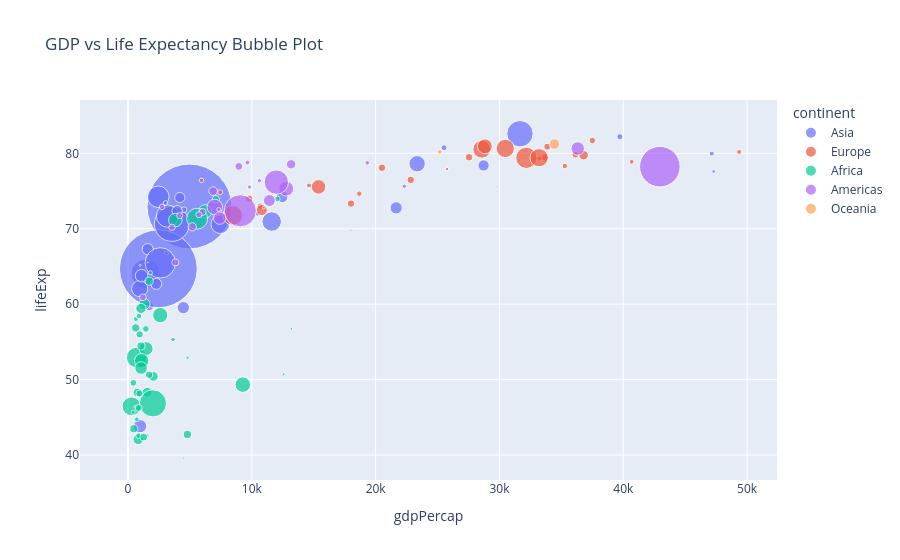

The cell this chart's notebook holds for it:
### Markdown cell above
### Experiment 9: Color and Size

### Code cell
fig = px.scatter(
    df_2007,
    x="gdpPercap",
    y="lifeExp",
    size="pop",
    color="continent",
    hover_name="country",
    size_max=60,
    title="GDP vs Life Expectancy Bubble Plot"
)

fig.show()

### Figure 1 — Plotly figure (JSON) as saved in the notebook; plotly's stock layout.template omitted (floating-point values rounded to 4 significant figures)
{"data": [{"hovertemplate": "<b>%{hovertext}</b><br><br>continent=Asia<br>gdpPercap=%{x}<br>lifeExp=%{y}<br>pop=%{marker.size}<extra></extra>", "hovertext": ["Afghanistan", "Bahrain", "Bangladesh", "Cambodia", "China", "Hong Kong, China", "India", "Indonesia", "Iran", "Iraq", "Israel", "Japan", "Jordan", "Korea, Dem. Rep.", "Korea, Rep.", "Kuwait", "Lebanon", "Malaysia", "Mongolia", "Myanmar", "Nepal", "Oman", "Pakistan", "Philippines", "Saudi Arabia", "Singapore", "Sri Lanka", "Syria", "Taiwan", "Thailand", "Vietnam", "West Bank and Gaza", "Yemen, Rep."], "legendgroup": "Asia", "marker": {"color": "#636efa", "size": [31889923, 708573, 150448339, 14131858, 1318683096, 6980412, 1110396331, 223547000, 69453570, 27499638, 6426679, 127467972, 6053193, 23301725, 49044790, 2505559, 3921278, 24821286, 2874127, 47761980, 28901790, 3204897, 169270617, 91077287, 27601038, 4553009, 20378239, 19314747, 23174294, 65068149, 85262356, 4018332, 22211743], "sizemode": "area", "sizeref": 366300.0, "symbol": "circle"}, "mode": "markers", "name": "Asia", "orientation": "v", "showlegend": true, "type": "scatter", "x": [974.6, 29800.0, 1391.0, 1714.0, 4959.0, 39720.0, 2452.0, 3541.0, 11610.0, 4471.0, 25520.0, 31660.0, 4519.0, 1593.0, 23350.0, 47310.0, 10460.0, 12450.0, 3096.0, 944.0, 1091.0, 22320.0, 2606.0, 3190.0, 21650.0, 47140.0, 3970.0, 4185.0, 28720.0, 7458.0, 2442.0, 3025.0, 2281.0], "xaxis": "x", "y": [43.83, 75.64, 64.06, 59.72, 72.96, 82.21, 64.7, 70.65, 70.96, 59.55, 80.75, 82.6, 72.53, 67.3, 78.62, 77.59, 71.99, 74.24, 66.8, 62.07, 63.78, 75.64, 65.48, 71.69, 72.78, 79.97, 72.4, 74.14, 78.4, 70.62, 74.25, 73.42, 62.7], "yaxis": "y"}, {"hovertemplate": "<b>%{hovertext}</b><br><br>continent=Europe<br>gdpPercap=%{x}<br>lifeExp=%{y}<br>pop=%{marker.size}<extra></extra>", "hovertext": ["Albania", "Austria", "Belgium", "Bosnia and Herzegovina", "Bulgaria", "Croatia", "Czech Republic", "Denmark", "Finland", "France", "Germany", "Greece", "Hungary", "Iceland", "Ireland", "Italy", "Montenegro", "Netherlands", "Norway", "Poland", "Portugal", "Romania", "Serbia", "Slovak Republic", "Slovenia", "Spain", "Sweden", "Switzerland", "Turkey", "United Kingdom"], "legendgroup": "Europe", "marker": {"color": "#EF553B", "size": [3600523, 8199783, 10392226, 4552198, 7322858, 4493312, 10228744, 5468120, 5238460, 61083916, 82400996, 10706290, 9956108, 301931, 4109086, 58147733, 684736, 16570613, 4627926, 38518241, 10642836, 22276056, 10150265, 5447502, 2009245, 40448191, 9031088, 7554661, 71158647, 60776238], "sizemode": "area", "sizeref": 366300.0, "symbol": "circle"}, "mode": "markers", "name": "Europe", "orientation": "v", "showlegend": true, "type": "scatter", "x": [5937.0, 36130.0, 33690.0, 7446.0, 10680.0, 14620.0, 22830.0, 35280.0, 33210.0, 30470.0, 32170.0, 27540.0, 18010.0, 36180.0, 40680.0, 28570.0, 9254.0, 36800.0, 49360.0, 15390.0, 20510.0, 10810.0, 9787.0, 18680.0, 25770.0, 28820.0, 33860.0, 37510.0, 8458.0, 33200.0], "xaxis": "x", "y": [76.42, 79.83, 79.44, 74.85, 73.0, 75.75, 76.49, 78.33, 79.31, 80.66, 79.41, 79.48, 73.34, 81.76, 78.89, 80.55, 74.54, 79.76, 80.2, 75.56, 78.1, 72.48, 74.0, 74.66, 77.93, 80.94, 80.88, 81.7, 71.78, 79.42], "yaxis": "y"}, {"hovertemplate": "<b>%{hovertext}</b><br><br>continent=Africa<br>gdpPercap=%{x}<br>lifeExp=%{y}<br>pop=%{marker.size}<extra></extra>", "hovertext": ["Algeria", "Angola", "Benin", "Botswana", "Burkina Faso", "Burundi", "Cameroon", "Central African Republic", "Chad", "Comoros", "Congo, Dem. Rep.", "Congo, Rep.", "Cote d'Ivoire", "Djibouti", "Egypt", "Equatorial Guinea", "Eritrea", "Ethiopia", "Gabon", "Gambia", "Ghana", "Guinea", "Guinea-Bissau", "Kenya", "Lesotho", "Liberia", "Libya", "Madagascar", "Malawi", "Mali", "Mauritania", "Mauritius", "Morocco", "Mozambique", "Namibia", "Niger", "Nigeria", "Reunion", "Rwanda", "Sao Tome and Principe", "Senegal", "Sierra Leone", "Somalia", "South Africa", "Sudan", "Swaziland", "Tanzania", "Togo", "Tunisia", "Uganda", "Zambia", "Zimbabwe"], "legendgroup": "Africa", "marker": {"color": "#00cc96", "size": [33333216, 12420476, 8078314, 1639131, 14326203, 8390505, 17696293, 4369038, 10238807, 710960, 64606759, 3800610, 18013409, 496374, 80264543, 551201, 4906585, 76511887, 1454867, 1688359, 22873338, 9947814, 1472041, 35610177, 2012649, 3193942, 6036914, 19167654, 13327079, 12031795, 3270065, 1250882, 33757175, 19951656, 2055080, 12894865, 135031164, 798094, 8860588, 199579, 12267493, 6144562, 9118773, 43997828, 42292929, 1133066, 38139640, 5701579, 10276158, 29170398, 11746035, 12311143], "sizemode": "area", "sizeref": 366300.0, "symbol": "circle"}, "mode": "markers", "name": "Africa", "orientation": "v", "showlegend": true, "type": "scatter", "x": [6223.0, 4797.0, 1441.0, 12570.0, 1217.0, 430.1, 2042.0, 706.0, 1704.0, 986.1, 277.6, 3633.0, 1545.0, 2082.0, 5581.0, 12150.0, 641.4, 690.8, 13210.0, 752.7, 1328.0, 942.7, 579.2, 1463.0, 1569.0, 414.5, 12060.0, 1045.0, 759.3, 1043.0, 1803.0, 10960.0, 3820.0, 823.7, 4811.0, 619.7, 2014.0, 7670.0, 863.1, 1598.0, 1712.0, 862.5, 926.1, 9270.0, 2602.0, 4513.0, 1107.0, 883.0, 7093.0, 1056.0, 1271.0, 469.7], "xaxis": "x", "y": [72.3, 42.73, 56.73, 50.73, 52.3, 49.58, 50.43, 44.74, 50.65, 65.15, 46.46, 55.32, 48.33, 54.79, 71.34, 51.58, 58.04, 52.95, 56.73, 59.45, 60.02, 56.01, 46.39, 54.11, 42.59, 45.68, 73.95, 59.44, 48.3, 54.47, 64.16, 72.8, 71.16, 42.08, 52.91, 56.87, 46.86, 76.44, 46.24, 65.53, 63.06, 42.57, 48.16, 49.34, 58.56, 39.61, 52.52, 58.42, 73.92, 51.54, 42.38, 43.49], "yaxis": "y"}, {"hovertemplate": "<b>%{hovertext}</b><br><br>continent=Americas<br>gdpPercap=%{x}<br>lifeExp=%{y}<br>pop=%{marker.size}<extra></extra>", "hovertext": ["Argentina", "Bolivia", "Brazil", "Canada", "Chile", "Colombia", "Costa Rica", "Cuba", "Dominican Republic", "Ecuador", "El Salvador", "Guatemala", "Haiti", "Honduras", "Jamaica", "Mexico", "Nicaragua", "Panama", "Paraguay", "Peru", "Puerto Rico", "Trinidad and Tobago", "United States", "Uruguay", "Venezuela"], "legendgroup": "Americas", "marker": {"color": "#ab63fa", "size": [40301927, 9119152, 190010647, 33390141, 16284741, 44227550, 4133884, 11416987, 9319622, 13755680, 6939688, 12572928, 8502814, 7483763, 2780132, 108700891, 5675356, 3242173, 6667147, 28674757, 3942491, 1056608, 301139947, 3447496, 26084662], "sizemode": "area", "sizeref": 366300.0, "symbol": "circle"}, "mode": "markers", "name": "Americas", "orientation": "v", "showlegend": true, "type": "scatter", "x": [12780.0, 3822.0, 9066.0, 36320.0, 13170.0, 7007.0, 9645.0, 8948.0, 6025.0, 6873.0, 5728.0, 5186.0, 1202.0, 3548.0, 7321.0, 11980.0, 2749.0, 9809.0, 4173.0, 7409.0, 19330.0, 18010.0, 42950.0, 10610.0, 11420.0], "xaxis": "x", "y": [75.32, 65.55, 72.39, 80.65, 78.55, 72.89, 78.78, 78.27, 72.23, 74.99, 71.88, 70.26, 60.92, 70.2, 72.57, 76.19, 72.9, 75.54, 71.75, 71.42, 78.75, 69.82, 78.24, 76.38, 73.75], "yaxis": "y"}, {"hovertemplate": "<b>%{hovertext}</b><br><br>continent=Oceania<br>gdpPercap=%{x}<br>lifeExp=%{y}<br>pop=%{marker.size}<extra></extra>", "hovertext": ["Australia", "New Zealand"], "legendgroup": "Oceania", "marker": {"color": "#FFA15A", "size": [20434176, 4115771], "sizemode": "area", "sizeref": 366300.0, "symbol": "circle"}, "mode": "markers", "name": "Oceania", "orientation": "v", "showlegend": true, "type": "scatter", "x": [34440.0, 25190.0], "xaxis": "x", "y": [81.23, 80.2], "yaxis": "y"}], "layout": {"legend": {"itemsizing": "constant", "title": {"text": "continent"}, "tracegroupgap": 0}, "title": {"text": "GDP vs Life Expectancy Bubble Plot"}, "xaxis": {"anchor": "y", "domain": [0.0, 1.0], "title": {"text": "gdpPercap"}}, "yaxis": {"anchor": "x", "domain": [0.0, 1.0], "title": {"text": "lifeExp"}}}}
